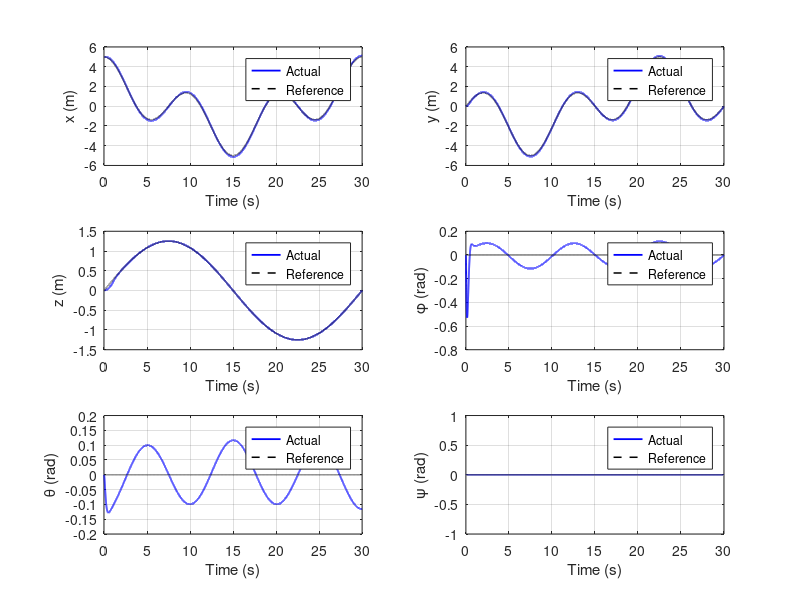

Write MATLAB code to recreate this figure. (Note: this script raises an error after producing the figure.)
clc; clear; close all; 
format long;

tic % Start timer for computation

%%%%%%%%%%%%%%%%%%%%%%%%%%%%%%%%%%%%%%%%%%%%%%%%%%%%%%%%%%%%%%%%%%%
%%%%%%%% LQR Controller for Quadcopter Trajectory Tracking %%%%%%%%
%%%%%%%%%%%%%%%%%%%%%%%%%%%%%%%%%%%%%%%%%%%%%%%%%%%%%%%%%%%%%%%%%%%

% Platform Parameters
m = 1.25; % Mass (kg)
g = 9.81; % Gravity (m/s^2)
Ixx = 0.0232; % Inertia (kg m^2)
Iyy = 0.0232; % Inertia (kg m^2)
Izz = 0.0468; % Inertia (kg m^2)

%%%%%%%%%%%%%%%%%%%%%%%%%%%%%%
%%%%%%%% Trajectories %%%%%%%%
%%%%%%%%%%%%%%%%%%%%%%%%%%%%%%
% Uncomment trajectory of choice

%%%% 3D LINE %%%%
% dt = 0.001; % Time step (s)
% tf = 10; % Final time (s)
% t = 0:dt:tf; % Time array (s)
% N = length(t); % Number of time steps
% 
% x_0 = [0; 0; 0]; % Starting point (x,y,z)
% x_f = [-10; 10; 10]; % Final point (x,y,z)
% 
% traj = x_0 + (x_f - x_0) * (t / tf);  % Positional trajectory
% traj_vel = repmat((x_f - x_0) / tf, 1, N); % Derivative for velocity
% 
% % Generate 12 state reference trajectory
% x_ref = zeros(12, N); % [x; dx; y; dy; z; dz; phi; dphi; theta; dtheta; psi; dpsi]
% x_ref(1, :) = traj(1, :);
% x_ref(2, :) = traj_vel(1, :);
% x_ref(3, :) = traj(2, :);
% x_ref(4, :) = traj_vel(2, :);
% x_ref(5, :) = traj(3, :);
% x_ref(6, :) = traj_vel(3, :);
% 
% % Initial conditions - [x, dx, y, dy, z, dz, phi, dphi, theta, dtheta, psi, dpsi]
% state = zeros(12,N); % Tracks state over time
% state(:,1) = [0; 0; 0; 0; 0; 0; 0; 0; 0; 0; 0; 0];

%%%% UPWARDS SPIRAL %%%%
% dt = 0.001; % Time step (s)
% tf = 30; % Final time (s)
% t = 0:dt:tf; % Time array (s)
% N = length(t); % Number of time steps
% 
% r = 5; % Radius of spiral (m)
% w = 2 * pi / (tf/3); % Angular velocity (rad/s)
% linearRate = 0.75; % Linear rate of climb (m/s)
% 
% traj_x = r * cos(w*t); % X position trajectory
% traj_y = r * sin(w*t); % Y position trajectory
% traj_z = linearRate * t; % Z position trajectory
% 
% vel_x = -r * w * sin(w*t); % X velocity trajectory
% vel_y = r * w * cos(w*t); % Y velocity trajectory
% vel_z = linearRate * ones(1,N); % Z velocity trajectory
% 
% % Generate 12 state reference trajectory
% x_ref = zeros(12, N); % [x; dx; y; dy; z; dz; phi; dphi; theta; dtheta; psi; dpsi]
% x_ref(1, :) = traj_x;
% x_ref(2, :) = vel_x;
% x_ref(3, :) = traj_y;
% x_ref(4, :) = vel_y;
% x_ref(5, :) = traj_z;
% x_ref(6, :) = vel_z;
% 
% % Initial conditions - [x, dx, y, dy, z, dz, phi, dphi, theta, dtheta, psi, dpsi]
% state = zeros(12,N); % Tracks state over time
% state(:,1) = [5; 0; 0; 0; 0; 0; 0; 0; 0; 0; 0; 0];

%%%% Rose Petal %%%%
dt = 0.001; % Time step (s)
tf = 30; % Final time (s)
t = 0:dt:tf; % Time array (s)
N = length(t); % Number of time steps

r = 5; % Radius of path (m)
w = 2 * pi / tf; % angular velocity (rad/s)
k = 2; % Number of loops | odd k = k 'petals' | even k = 2 *k 'petals'

traj_x = r * cos(k*w*t) .* cos(w*t); % X velocity trajectory
traj_y = r * cos(k*w*t) .* sin(w*t); % Y velocity trajectory
traj_z = (r/4) * sin(w*t); % Z velocity trajectory

vel_x = gradient(traj_x, dt); % X velocity trajectory
vel_y = gradient(traj_y, dt); % Y velocity trajectory
vel_z = gradient(traj_z, dt); % Z velocity trajectory

% Generate 12 state reference trajectory
x_ref = zeros(12, N); % [x; dx; y; dy; z; dz; phi; dphi; theta; dtheta; psi; dpsi]
x_ref(1, :) = traj_x;
x_ref(2, :) = vel_x;
x_ref(3, :) = traj_y;
x_ref(4, :) = vel_y;
x_ref(5, :) = traj_z;
x_ref(6, :) = vel_z;

% Initial conditions - [x, dx, y, dy, z, dz, phi, dphi, theta, dtheta, psi, dpsi]
state = zeros(12,N); % Tracks state over time
state(:,1) = [5; 0; 0; 0; 0; 0; 0; 0; 0; 0; 0; 0];

%%%% Reference Inputs %%%%
% Assume desired state near hover at each time step for slower, controlled
% trajectories
U_ref = [m*g; 0; 0; 0];

%%%%%%%%%%%%%%%%%%%%%%%%%%%%
%%%%%%%% WIND NOISE %%%%%%%%
%%%%%%%%%%%%%%%%%%%%%%%%%%%%
% At the end of this section, uncomment the wind acceleration component
% being all zeros to eliminate wind noise
% Wind speed noise is calculated using exponential smoothing to
% smooth wind values generated from a Guassian distribution

vel_mean= 5; % Mean wind speed (m/s)
vel_std = 2; % Wind speed standard deviation

ang_mean = deg2rad(25); % Mean direction of wind with respect to x-direction (rad)
ang_std = deg2rad(5); % Wind direction standard deviation

Vel = zeros(1,N); % Store wind velocity data
Vel_x = zeros(1,N); % Store x-direction wind velocity data
Vel_y = zeros(1,N); % Store y-direction wind velocity data
Dir = zeros(1,N); % Store wind direction data

alpha = 0.99; % Smoothing parameter
vel_noise = 0; % Initial wind speed noise
ang_noise = 0; % Initial wind speed noise

for h = 1:N
    % Generate wind speed and angle noise with exponential smoothing and 
    % randn() Gaussian distribution
    vel_noise = alpha * vel_noise + sqrt(1 - alpha^2) * vel_std * randn();
    ang_noise = alpha * ang_noise + sqrt(1 - alpha^2) * ang_std * randn();

    % Calculate wind speed and angle value with respect to mean value
    vel_abs = vel_mean + vel_noise;
    ang_abs = ang_mean + ang_noise;

    % Calculate and store x- and y-components
    Vel_x(h) = vel_abs * cos(ang_abs);
    Vel_y(h) = vel_abs * sin(ang_abs);

    % Store absolute values for visualization
    Vel(h) = vel_abs;
    Dir(h) = ang_abs;
end

% Combine x and y wind states
V = zeros(12,N); 
V(1,:) = Vel_x;
V(3,:) = Vel_y;

% Calculate acceleration due to drag
Cd = 0.75; % Drag coefficient estimate
A = 0.1; % Area estimate (m^2)
p = 1.225; % Air density (kg/m^3)
S = (1/2) * p * A * Cd; % Placeholder for 0.5*p*A*Cd in drag equation
F_wind = S .* V.^2; % Force due to wind

% a_wind = F_wind ./ m; % Acceleration due to wind if wind noise is desired

a_wind = zeros(12,N); % Acceleration due to wind if no wind noise is desired

%%%%%%%%%%%%%%%%%%%%%%%%%%%%%%
%%%%%%%% Q & R COSTS  %%%%%%%%
%%%%%%%%%%%%%%%%%%%%%%%%%%%%%%

% Combined costs from GA optimization
QR = [449, 161, 392, 94.6, 486, 58.2, 13.1, 1.91, 310, 2.2, 297, 135, 0.104, 0.139, 0.033, 8.86];

% Split out into Q and R costs
Q = diag(QR(1:12));
R = diag(QR(13:16));

%%%%%%%%%%%%%%%%%%%%%%%%%%%%%%%%%%%%%%%%%%%
%%%%%%%% STATE SPACE MODEL & GAINS %%%%%%%%
%%%%%%%%%%%%%%%%%%%%%%%%%%%%%%%%%%%%%%%%%%%

A = zeros(12); % Initialize A-matrix
B = zeros(12, 4); % Initialize B-matrix

% Populate A-matrix
A(1,2) = 1;
A(2,9) = g;
A(3,4) = 1;
A(4,7) = -g;
A(5, 6) = 1;
A(7,8) = 1;
A(9, 10) = 1;
A(11, 12) = 1;

% Populate B-matrix
B(6, 1) = 1/m;
B(8, 2) = 1/Ixx;
B(10,3) = 1/Iyy;
B(12,4) = 1/Izz;

% Compute Gain
[K,S,P] = lqr(A,B,Q,R);

%%%%%%%%%%%%%%%%%%%%%%%%%%%%%%%%%%%%%%
%%%%%%%% INITIALIZE VARIABLES %%%%%%%%
%%%%%%%%%%%%%%%%%%%%%%%%%%%%%%%%%%%%%%

U_hist = zeros(4,N); % Tracks control inputs over time

% Store positional errors over time for performance analysis
e_x = zeros(1,N);
e_y = zeros(1,N);
e_z = zeros(1,N);

%%%%%%%%%%%%%%%%%%%%%%%%%%%%
%%%%%%%% SIMULATION %%%%%%%%
%%%%%%%%%%%%%%%%%%%%%%%%%%%%

for i = 1:N-1

    % State error
    e = state(:,i) - x_ref(:,i);

    % Calculate system control input from state error
    U = U_ref - K * e;

    % Limit inputs to operational ranges
    U(1) = min(max(U(1), -m*g), 25 - m*g); % limit between free fall (0 N thrust) and +25 N
    U(2) = min(max(U(2), -7), 7);
    U(3) = min(max(U(3), -7), 7);
    U(4) = min(max(U(4), -7), 7);

    % Track positional error over time - store up for RMSE calculation
    e_x(i) = e(1);
    e_y(i) = e(3);
    e_z(i) = e(5);

    % Calculate state change at time step
    dx = A * state(:,i) + B * U + a_wind(:,i);
    dx(6) = dx(6) - g; % Account for gravity not represented in linearized state space form

    % Calculate updated state
    state(:,i+1) = state(:,i) + dx * dt;

    % Log inputs
    U(1) = U(1) + m*g; % Account for gravity again after calculation so plots look correct
    U_hist(:,i) = U;
end

%%%%%%%%%%%%%%%%%%%%%%%%%%%%%%%%%%%%%%%%%
%%%%%%%% Performance Calculation %%%%%%%%
%%%%%%%%%%%%%%%%%%%%%%%%%%%%%%%%%%%%%%%%%

compTime = toc; % End timer for computation
fprintf('\nComputation Time: %.3f seconds\n', compTime)

% Root Mean Square Error (RMSE) for positional states x, y, and z
rmse_3D = sqrt(mean(e_x.^2 + e_y.^2 + e_z.^2));
rmse_x = sqrt(mean(e_x.^2));
rmse_y = sqrt(mean(e_y.^2));
rmse_z = sqrt(mean(e_z.^2));

fprintf('\nRoot Mean Squared Error for LQR Trajectory Tracker\n')
fprintf('- - - - - - - - - - - - - - -\n');
fprintf('3-Dimensional RMSE: %.3f meters\n', rmse_3D)
fprintf('X-Position RMSE: %.3f meters\n', rmse_x)
fprintf('Y-Position RMSE: %.3f meters\n', rmse_y)
fprintf('Z-Position RMSE: %.3f meters\n', rmse_z)

% Calculate oscillations as a local minima/maxima
% Calculate 1-D velocities
dx = gradient(state(1,:), t);
dy = gradient(state(3,:), t);
dz = gradient(state(5,:), t);

% Calculate 1-D accelerations
ddx = gradient(dx, t);
ddy = gradient(dy, t);
ddz = gradient(dz, t);

% Combine into arrays for manipulation
d = [dx; dy; dz];
dd = [ddx; ddy; ddz];

% Take the cross product and calculate the curvature
vCrossa = cross(d', dd')';
K = sqrt(sum(vCrossa.^2, 1)) ./ (sqrt(dx.^2 + dy.^2 + dz.^2).^3);

% Threshold curvature to find number of sharp turns indicating a lack of
% smoothness
[sharp_turns, ~] = findpeaks(K, 'MinPeakHeight', 0.75);
sharp_turns = length(sharp_turns);
fprintf('\n\nLocal Minima/Maxima Smoothness Analysis\n')
fprintf('- - - - - - - - - - - - - - -\n')
fprintf('Number of sharp turns: %.0f\n', sharp_turns)

%%%%%%%%%%%%%%%%%%%%%%%%%%%%%%%
%%%%%%%% Visualization %%%%%%%%
%%%%%%%%%%%%%%%%%%%%%%%%%%%%%%%

% Plot colors
colors = [0.8500 0.3250 0.0980; % 'o'
        0.4660 0.6740 0.1880; % 'g'
        0.3010 0.7450 0.9330; % 'c'
        0.4940 0.1840 0.5560]; % 'm'

% Plot states
figure;
labels = {'x (m)', 'y (m)', 'z (m)', '\phi (rad)', '\theta (rad)', '\psi (rad)'};
ind = [1, 3, 5, 7, 9, 11];
for j = 1:6
    subplot(3,2,j);
    plot(t, state(ind(j),:), 'b', 'LineWidth', 1.3);
    hold on;
    plot(t, x_ref(ind(j), :), 'k--', 'LineWidth', 1.1);
    ylabel(labels{j});
    xlabel('Time (s)');
    legend('Actual','Reference');
    grid on;
end
sgtitle('Quadcopter States with LQR Controller');

% Plot inputs
figure;
labels = {'U1 - Thrust (N)', 'U2 - Roll Torque (Nm)', 'U3 - Pitch Torque (Nm)', 'U4 - Yaw Torque (Nm)'};
for k = 1:4
    subplot(2,2,k);
    plot(t, U_hist(k,:), 'Color', colors(k,:), 'LineWidth', 1.4);
    xlabel('Time (s)');
    ylabel(labels{k});
    grid on;
end
sgtitle('Quadcopter Control Inputs with LQR Controller')

% Plot 3D trajectory
figure;
plot3(x_ref(1,:), x_ref(3,:), x_ref(5,:), 'k--', 'LineWidth', 1.5);
hold on;
plot3(state(1,:), state(3,:), state(5,:), 'b', 'LineWidth', 2);
hold on;
scatter3(x_ref(1,1), x_ref(3,1), x_ref(5,1), 75, 'go', 'filled');
hold on;
scatter3(x_ref(1,N), x_ref(3,N), x_ref(5,N), 75, 'ro', 'filled');
xlabel('X (m)'); ylabel('Y (m)'); zlabel('Z (m)');
legend('Reference Trajectory','Actual Trajectory','Start','End');
grid on;
axis equal;

title('3D Position for Trajectory Tracking with LQR Controller');
